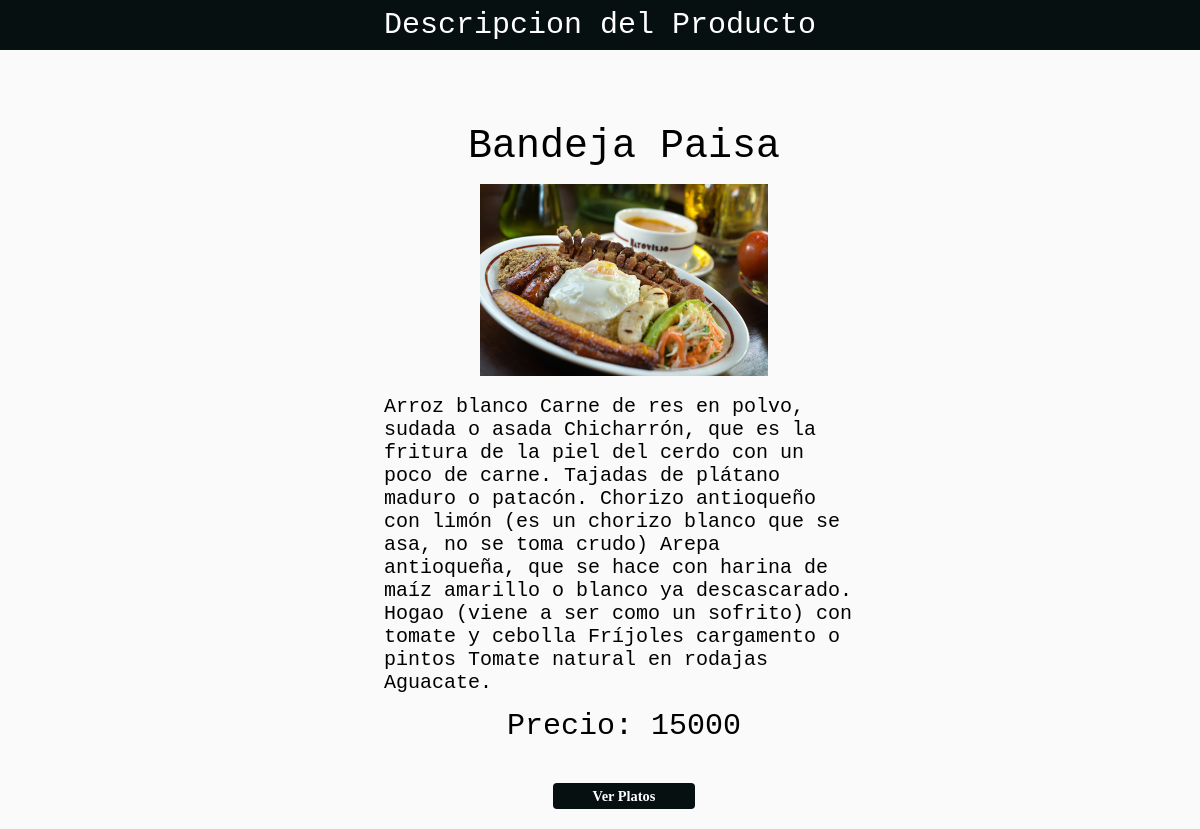
Page /detalles.php?id=1 (signed in) on the committed database.
### tables this page shows
CREATE TABLE platos (
id int primary key AUTO_INCREMENT,
nombre varchar(20) NOT NULL,
cantidad varchar(20) NOT NULL,
descripcion text NOT NULL,
imagen text NOT NULL,
precio double NOT NULL);

### detalles.php (the view, shortened to what this page needs)
<?php
if (isset($_SESSION['cargo'])) {
    ?>
    <!DOCTYPE html>
    <html lang="es">
        <head>
            <link rel="stylesheet" type="text/css" href="./estilo/estilos_1.css">
        </head>
        <body >
            <nav class="NavBar full">
                <div class="row">
                    <div class="tittles NavBar-logo col s12 m3" style="font-family: monospace ;font-size:30px;">Descripcion del Producto</div>
                </div>
            </nav>
            <section>
                <?php
                $re = mysql_query("select * from platos where id=" . $_GET['id'])or die(mysql_error());
                while ($f = mysql_fetch_array($re)) {
                    ?>
                    <div class="detalle">
                        <center>
                            <span style=" font-family: monospace; font-size: 40px; width: 10px; height: 10px"><?php echo $f['nombre']; ?></span><br></br>
                            <img src="./img/<?php echo $f['imagen']; ?>" height="100%" width="30%" ><br></br>
                            <div class="detalle2" style="width: 50%" align="left">
                                <span style="font-family: monospace; font-size: 20px;"><?php echo $f['descripcion']; ?></span><br>
                            </div><br>
                            <span style="font-family: monospace; font-size: 30px; width: 10px; height: 10px">Precio: <?php echo $f['precio']; ?></span>
                            <br></br>
                            <br></br>
                            <a href="Plato/CatalogoPlatos.php">Ver Platos</a>
                        </center>
                    </div>
                    <?php
                }
                ?>
            </section>
            <?php
        } else {
            echo '<script>
                        var msg = "Debes estar Logueado"
                        alert(msg);
                    </script>';
            echo '<script> window.location="index.php";</script>';
        }
        ?>
    </body>
</html>

### estilo/estilos_1.css (style rules this page uses)
html { margin: 0; padding: 0; font-size: 12px; position: relative; width: 100%; height: 100%; background-color: #ecf0f1; }
body { background-color: #fafafa; padding: 0px; margin: 0px; }
a { color: #4a4a4a; font-weight: bolder; font-size: 1.2rem; text-decoration: none; }
.full { margin: 0; padding: 0; width: 100%; }
section { width: 80%; min-height: 500px; padding: 2%; margin:0 auto; margin-left: 10%; margin-top: 50px; }
.tittles { font-family: "Tittles"; color: #414449; }
.NavBar { height: 50px; position: relative; background-color: #071011; line-height: 50px; box-shadow: none; transition: all .3s ease-in-out; }
.NavBar-logo { height: 50px; line-height: 50px; font-size: 19px; text-align: center; color: #fff; }
.detalle a { background-color: #071011; padding: 2px; color: white; padding-left: 40px; padding-right: 40px; padding-bottom: 5px; padding-top: 5px; border-radius: 4px; margin-bottom: 20px; margin-top: 30px; }
nav { width : 35%; position: absolute; z-index: 3; right:0px; top:.5%; }

### rows in the picture
platos: nombre "Bandeja Paisa", imagen (picture), descripcion "Arroz blanco Carne de res en polvo, sudada o asada Chicharrón, que es la fritura de la piel del cerdo con un poco de carne. Tajadas de plátano maduro o patacón. Chorizo antioqueño con limón (es un chorizo blanco que se asa, no se toma crudo) Arepa antioqueña, que se hace con harina de maíz amarillo o blanco ya descascarado. Hogao (viene a ser como un sofrito) con tomate y cebolla Fríjoles cargamento o pintos Tomate natural en rodajas Aguacate.", precio "15000"
